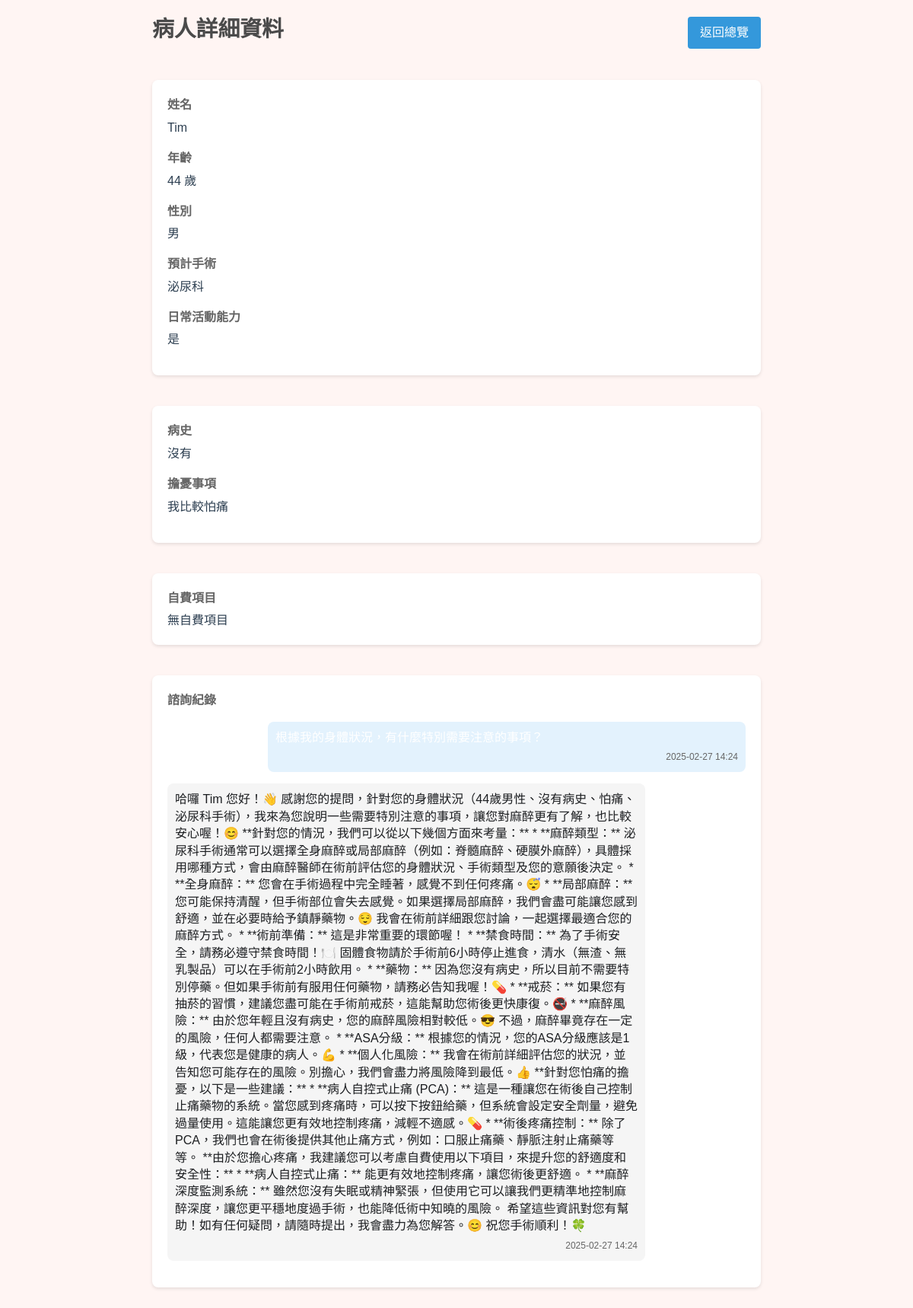
/admin/patient/4 (signed in), run on the app's committed database.
### models.py (models this page shows)
class Patient(db.Model):
    id = db.Column(db.Integer, primary_key=True)
    sex = db.Column(db.String(10))
    age = db.Column(db.Integer)
    name = db.Column(db.String(100))
    operation = db.Column(db.String(200))
    cfs = db.Column(db.String(50))
    medical_history = db.Column(db.Text)
    worry = db.Column(db.Text)
    created_at = db.Column(db.DateTime, default=datetime.utcnow)
    self_pay_items = db.relationship('SelfPayItem', backref='patient', lazy=True)
    chat_history = db.relationship('ChatHistory', backref='patient', lazy=True)

class ChatHistory(db.Model):
    id = db.Column(db.Integer, primary_key=True)
    patient_id = db.Column(db.Integer, db.ForeignKey('patient.id'))
    message = db.Column(db.Text)  # User's message
    response = db.Column(db.Text)  # API response
    created_at = db.Column(db.DateTime, default=datetime.utcnow)
    message_type = db.Column(db.String(10))  # 'user' or 'bot'

### app.py (the view)
@app.route('/admin/patient/<id>')
@login_required
def patient_detail(id):
    patient = Patient.query.get_or_404(id)
    return render_template('patient_detail.html', patient=patient)

### models.py (called while the page is built)
def init_login_manager(app):
    login_manager.init_app(app)
    login_manager.login_view = 'login'
    @login_manager.user_loader
    def load_user(user_id):
        return User.query.get(int(user_id))

### templates/patient_detail.html (shortened to what this page needs)
<!DOCTYPE html>
<html lang="zh-TW">
<head>
    <link rel="stylesheet" href="{{ url_for('static', filename='css/style.css') }}">
</head>
<body>
    <div class="patient-detail">
        <div class="header">
            <h1>病人詳細資料</h1>
            <a href="{{ url_for('admin_dashboard') }}" class="back-btn">返回總覽</a>
        </div>
        <div class="detail-card">
            <div class="detail-group">
                <div class="detail-label">姓名</div>
                <div class="detail-value">{{ patient.name }}</div>
            </div>
            <div class="detail-group">
                <div class="detail-label">年齡</div>
                <div class="detail-value">{{ patient.age }} 歲</div>
            </div>
            <div class="detail-group">
                <div class="detail-label">性別</div>
                <div class="detail-value">{{ patient.sex }}</div>
            </div>
            <div class="detail-group">
                <div class="detail-label">預計手術</div>
                <div class="detail-value">{{ patient.operation }}</div>
            </div>
            <div class="detail-group">
                <div class="detail-label">日常活動能力</div>
                <div class="detail-value">{{ patient.cfs }}</div>
            </div>
        </div>
        <div class="detail-card">
            <div class="detail-group">
                <div class="detail-label">病史</div>
                <div class="detail-value">{{ patient.medical_history or '無特殊病史' }}</div>
            </div>
            <div class="detail-group">
                <div class="detail-label">擔憂事項</div>
                <div class="detail-value">{{ patient.worry or '無特別擔憂' }}</div>
            </div>
        </div>
        <div class="detail-card">
            <div class="detail-label">自費項目</div>
            {% if patient.self_pay_items %}
            <ul class="self-pay-items">
                {% for item in patient.self_pay_items %}
                <li>
                    <div class="detail-value">
                        {{ item.item_name }} - {{ "%.2f"|format(item.price) }} 元
                    </div>
                </li>
                {% endfor %}
            </ul>
            {% else %}
            <div class="detail-value">無自費項目</div>
            {% endif %}
        </div>
        <div class="detail-card">
            <div class="detail-label">諮詢紀錄</div>
            {% if patient.chat_history %}
            <div class="chat-history">
                {% for chat in patient.chat_history %}
                <div class="chat-message {% if chat.message_type == 'user' %}user-message{% else %}bot-message{% endif %}">
                    {% if chat.message_type == 'user' %}
                        <div class="message-content">{{ chat.message }}</div>
                    {% else %}
                        <div class="message-content">{{ chat.response }}</div>
                    {% endif %}
                    <div class="message-time">{{ chat.created_at.strftime('%Y-%m-%d %H:%M') }}</div>
                </div>
                {% endfor %}
            </div>
            {% else %}
            <div class="detail-value">無諮詢紀錄</div>
            {% endif %}
        </div>
    </div>
</body>
</html>

### static/css/style.css (style rules this page uses)
body { font-family: "Microsoft JhengHei", "微軟正黑體", sans-serif; margin: 0; padding: 0; background-color: #FFF5F3; color: #4A4A4A; line-height: 1.6; }
h1 { margin: 0; font-size: 1.8em; line-height: 1.3; margin-bottom: 8px; }
.user-message { background-color: #0056b3; color: white; align-self: flex-end; border-bottom-right-radius: 5px; }
.bot-message { background-color: #f0f2f5; color: #1c1e21; align-self: flex-start; border-bottom-left-radius: 5px; }
.patient-detail { display: flex; flex-direction: column; gap: 20px; }
.detail-card { background: white; padding: 25px; border-radius: 10px; box-shadow: 0 2px 4px rgba(0,0,0,0.1); }

### templates/patient_detail.html (style rules this page uses)
.patient-detail { padding: 20px; max-width: 800px; margin: 0 auto; }
.detail-card { background: #fff; padding: 20px; border-radius: 8px; box-shadow: 0 2px 4px rgba(0,0,0,0.1); margin-bottom: 20px; }
.detail-group { margin-bottom: 15px; }
.detail-label { font-weight: 600; color: #666; margin-bottom: 5px; }
.detail-value { color: #2c3e50; line-height: 1.5; }
.header { display: flex; justify-content: space-between; align-items: center; margin-bottom: 20px; }
.back-btn { padding: 8px 16px; background: #3498db; color: white; text-decoration: none; border-radius: 4px; }
.chat-history { margin-top: 15px; }
.chat-message { margin-bottom: 15px; padding: 10px; border-radius: 8px; max-width: 80%; }
.user-message { background-color: #e3f2fd; margin-left: auto; }
.bot-message { background-color: #f5f5f5; margin-right: auto; }
.message-content { margin-bottom: 5px; line-height: 1.4; }
.message-time { font-size: 12px; color: #666; text-align: right; }

### data on the page
Patient: name "Tim", age "44", sex "男", operation "泌尿科", cfs "是", medical_history "沒有", worry "我比較怕痛"
ChatHistory: created_at "2025-02-27 14:24"
ChatHistory: response "哈囉 Tim 您好！👋 感謝您的提問，針對您的身體狀況（44歲男性、沒有病史、怕痛、泌尿科手術），我來為您說明一些需要特別注意的事項，讓您對麻醉更有了解，也比較安心喔！😊 **針對您的情況，我們可以從以下幾個方面來考量：** * **麻醉類型：** 泌尿科手術通常可以選擇全身麻醉或局部麻醉（例如：脊髓麻醉、硬膜外麻醉），具體採用哪種方式，會由麻醉醫師在術前評估您的身體狀況、手術類型及您的意願後決定。 * **全身麻醉：** 您會在手術過程中完全睡著，感覺不到任何疼痛。😴 * **局部麻醉：** 您可能保持清醒，但手術部位會失去感覺。如果選擇局部麻醉，我們會盡可能讓您感到舒適，並在必要時給予鎮靜藥物。😌 我會在術前詳細跟您討論，一起選擇最適合您的麻醉方式。 * **術前準備：** 這是非常重要的環節喔！ * **禁食時間：** 為了手術安全，請務必遵守禁食時間！🍽️ 固體食物請於手術前6小時停止進食，清水（無渣、無乳製品）可以在手術前2小時飲用。 * **藥物：** 因為您沒有病史，所以目前不需要特別停藥。但如果手術前有服用任何藥物，請務必告知我喔！💊 * **戒菸：** 如果您有抽菸的習慣，建議您盡可能在手術前戒菸，這能幫助您術後更快康復。🚭 * **麻醉風險：** 由於您年輕且沒有病史，您的麻醉風險相對較低。😎 不過，麻醉畢竟存在一定的風險，任何人都需要注意。 * **ASA分級：** 根據您的情況，您的ASA分級應該是1級，代表您是健康的病人。💪 * **個人化風險：** 我會在術前詳細評估您的狀況，並告知您可能存在的風險。別擔心，我們會盡力將風險降到最低。👍…", created_at "2025-02-27 14:24"
